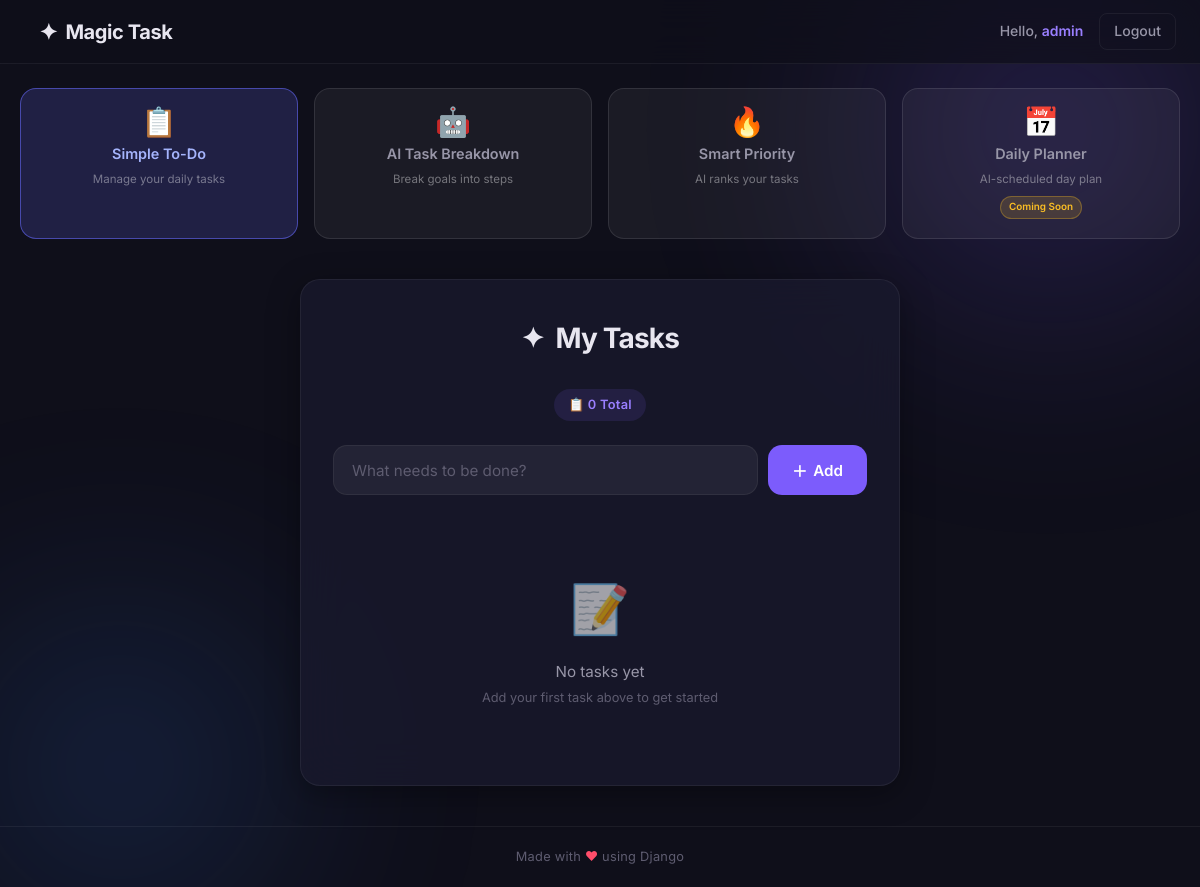
The page / (signed in) on the database as committed earlier.
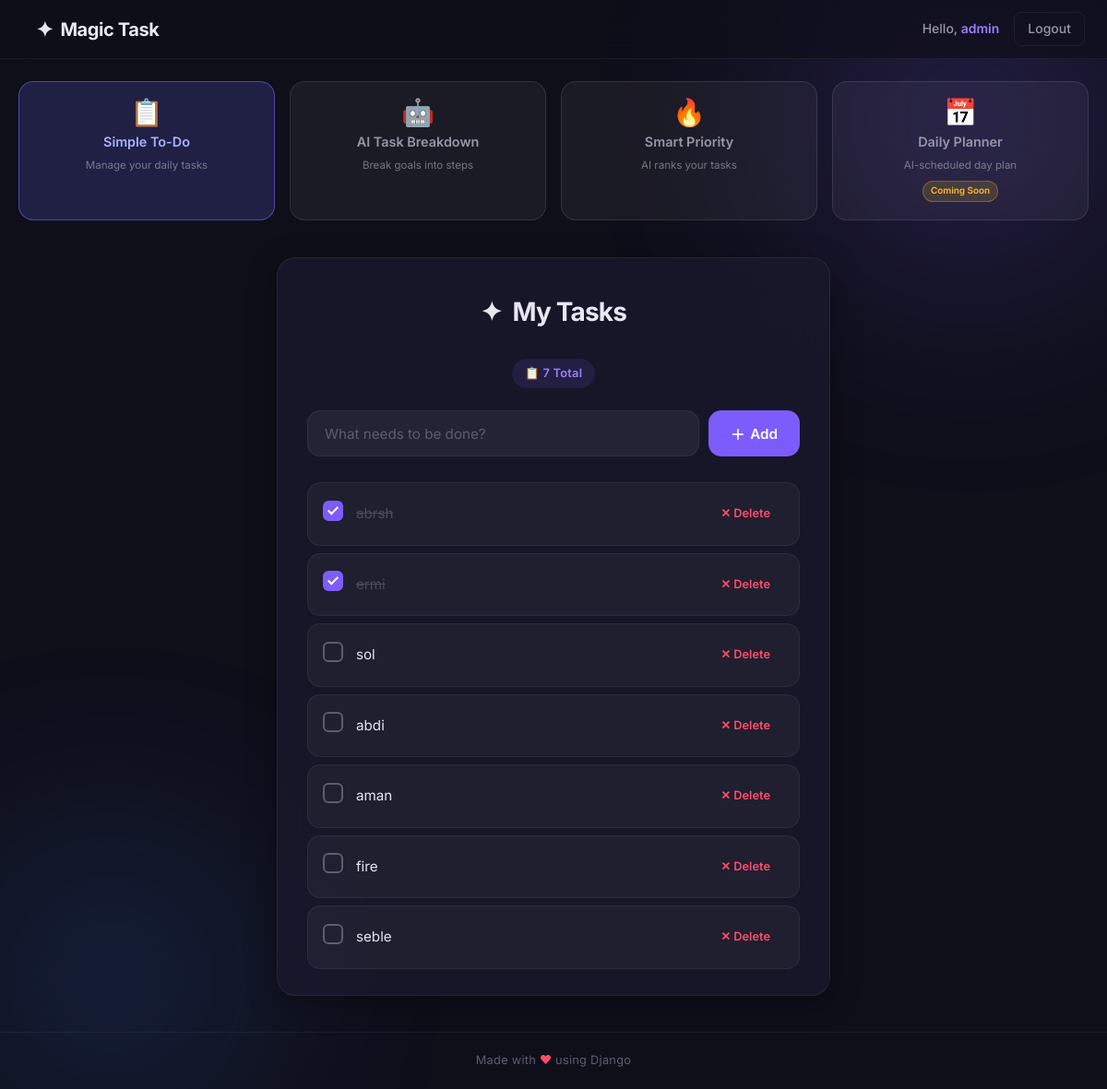
The same page on the database as committed later.
### todo/models.py (models this page shows, shortened)
class Task(models.Model):
    user = models.ForeignKey(
        User,
        on_delete=models.CASCADE
    )
    title = models.CharField(max_length=255)
    completed = models.BooleanField(default=False)
    order = models.IntegerField(default=0)
    created_at = models.DateTimeField(auto_now_add=True)
    class Meta:
        ordering = ['order', 'created_at']

### todo/views.py (the view)
# urls.py: path('', views.task_list),
def task_list(request):
    if not request.user.is_authenticated:
        return render(request, "todo/landing.html")
    if request.method == "POST":
        form = TaskForm(request.POST)
        if form.is_valid():
            task = form.save(commit=False)
            task.user = request.user
            task.save()
            return redirect("/")
    else:
        form = TaskForm()
    tasks = Task.objects.filter(
        user=request.user
    )
    return render(
        request,
        "todo/task_list.html",
        {
            "tasks": tasks,
            "form": form
        }
    )

### todo/forms.py (shortened to what this page needs)
class TaskForm(forms.ModelForm):
    class Meta:
        model = Task
        fields = ["title"]
        widgets = {
            "title": forms.TextInput(
                attrs={
                    "class": "task-input",
                    "placeholder": "What needs to be done?"
                }
            )
        }

### templates/todo/task_list.html (shortened to what this page needs)
{% extends 'base.html' %}
{% block content %}
<div class="container">
    <div class="app-header">
        <h1><span class="header-icon">✦</span> My Tasks</h1>
    </div>
    <div class="stats">
        <span class="stat-badge stat-total">
            📋 {{ tasks|length }} Total
        </span>
    </div>
    <form method="POST" class="add-task">
        {{ form.title }}
        <button type="submit" class="add-btn">
            <span>＋</span> Add
        </button>
    </form>
    <ul>
        {% for task in tasks %}
        <li class="task-item" style="animation-delay: {{ forloop.counter0 }}00ms;">
            <div class="task-left">
                <form action="/toggle/{{ task.id }}/" method="POST" style="display:inline;">
                    <input type="checkbox" onchange="this.form.submit()" {% if task.completed %}checked{% endif %}>
                </form>
                {% if task.completed %}
                <span class="completed">
                    {{ task.title }}
                </span>
                {% else %}
                <span>
                    {{ task.title }}
                </span>
                {% endif %}
            </div>
            <a href="/delete/{{ task.id }}/" class="delete-btn">
                ✕ Delete
            </a>
        </li>
        {% empty %}
        <li class="empty-state">
            <span class="empty-icon">📝</span>
            <p>No tasks yet</p>
            <p class="empty-sub">Add your first task above to get started</p>
        </li>
        {% endfor %}
    </ul>
</div>
{% endblock %}

Rows that differ between the two databases and show on the page:
added Task: completed "☑", title "abrsh"
added Task: completed "☑", title "ermi"
added Task: title "sol"
added Task: title "abdi"
added Task: title "aman"
added Task: title "fire"
added Task: title "seble"
Other text that changed with them:
{{ tasks|length }}: "0" → "7"
text no longer shown: "📝 No tasks yet Add your first task above to get started"
